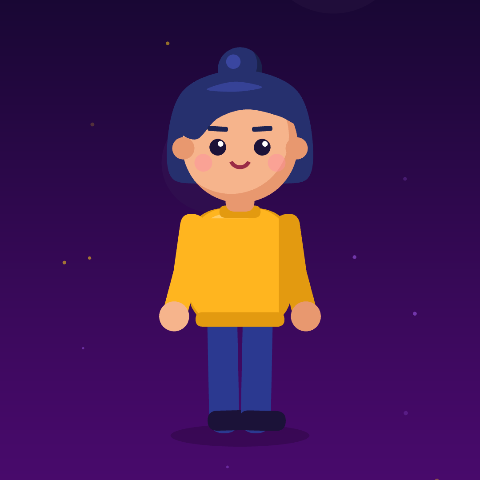
#> input picture templates/flat/thumb.png, 480 x 480 px
$ python thumbnail_qa.py ../../../templates/flat/thumb.png
#> lines starting #> are read from the running program, lines starting #| are printed output that depends on the picture; after the words box and inside, x2 and y2 are one past the last pixel; in counts of white or black regions, pixels touching at a corner belong together
#!/usr/bin/env python3
"""thumbnail_qa.py - QA gate for a 1280x720 thumbnail against the measured rules of the Low-Budget-Stories DNA
(references/05-packaging.md section 3) and the Humdrum Hours palette (brand/MARKA-RENK-PALETI.md).

Usage:  python thumbnail_qa.py thumb.png [--layout A|B|C] [--palette brand-palette.json] [--quiet]
Needs:  Python 3.9+, numpy, Pillow.   Exit code 1 = at least one FAIL (WARNs never fail).

Checks (pixel-measured on a 320x180 downsample, so a photo plate or a vector draft are treated the same):
  size          16:9, 1280x720 recommended
  mean_luma     0.38..0.65 (winners 0.46 mean); FAIL <0.30 or >0.78
  warm / cool   share of SATURATED pixels (HSV S>=0.25, V>=0.2): warm (hue <70 or >=330) and cool (160..280) each >=15%
  dark_mono     FAIL when mean luma <0.30 AND one cool hue >=59% of saturated pixels (4/8 losers, 0/16 winners)
  amber_share   pixels near the brand amber <=15% (WARN >15, FAIL >25)      [needs palette]
  coral_share   pixels near the brand coral <=10% (WARN >10, FAIL >18)      [needs palette]
  corner_clear  bottom-right 230x110 px (YouTube timestamp) is quiet: luma std <=0.04
  luma_gap      layout A only: |left40% - right40%| mean luma >=0.30
  palette_fit   info only: share of pixels within dE76<=14 of a palette colour
"""
import argparse
import json
import math
import os
import sys

import numpy as np
from PIL import Image

DEFAULT = {"Slate night": "#1E2733", "Overtime amber": "#F2A71B", "Chalk": "#F4F2ED", "Break-room blue": "#5F7F91",
           "Paper": "#D8D5CE", "Ink": "#15181E", "Blank gray": "#8E959C", "Alert coral": "#EE6249", "Okay mint": "#86D0A4",
           "Inner voice cyan": "#6FE3FF", "System violet": "#7B61FF", "Dusk mauve": "#8F6F9E"}


def load_palette(path):
    if path and os.path.isfile(path):
        d = json.load(open(path, encoding="utf-8"))["colors"]
        return {v["name"]: v["hex"] for v in d.values()}
    return DEFAULT


def hex_rgb(h):
    h = h.lstrip("#")
    return np.array([int(h[i:i + 2], 16) for i in (0, 2, 4)], dtype=np.float64)


def to_lab(rgb):  # rgb float 0..255, shape (...,3)
    c = rgb / 255.0
    c = np.where(c <= 0.04045, c / 12.92, ((c + 0.055) / 1.055) ** 2.4)
    M = np.array([[0.4124, 0.3576, 0.1805], [0.2126, 0.7152, 0.0722], [0.0193, 0.1192, 0.9505]])
    xyz = c @ M.T / np.array([0.95047, 1.0, 1.08883])
    f = np.where(xyz > 0.008856, np.cbrt(xyz), 7.787 * xyz + 16 / 116)
    return np.stack([116 * f[..., 1] - 16, 500 * (f[..., 0] - f[..., 1]), 200 * (f[..., 1] - f[..., 2])], -1)


def hsv(rgb):
    c = rgb / 255.0
    mx, mn = c.max(-1), c.min(-1)
    d = mx - mn
    h = np.zeros_like(mx)
    r, g, b = c[..., 0], c[..., 1], c[..., 2]
    m = d > 1e-9
    rm = m & (mx == r); gm = m & (mx == g) & ~rm; bm = m & ~rm & ~gm
    h[rm] = ((g - b)[rm] / d[rm]) % 6
    h[gm] = (b - r)[gm] / d[gm] + 2
    h[bm] = (r - g)[bm] / d[bm] + 4
    s = np.where(mx > 0, d / np.maximum(mx, 1e-9), 0)
    return h * 60.0, s, mx


def verdict(v, lo, hi, flo, fhi):
    if v < flo or v > fhi:
        return "FAIL"
    return "PASS" if lo <= v <= hi else "WARN"


def main():
    ap = argparse.ArgumentParser(description=__doc__, formatter_class=argparse.RawDescriptionHelpFormatter)
    ap.add_argument("image"); ap.add_argument("--layout", choices=["A", "B", "C"]); ap.add_argument("--palette")
    ap.add_argument("--quiet", action="store_true")
    a = ap.parse_args()
    im = Image.open(a.image).convert("RGB")
    W, H = im.size
#> W = 480; H = 480
    small = np.asarray(im.resize((320, 180), Image.LANCZOS), dtype=np.float64)
    luma = (0.299 * small[..., 0] + 0.587 * small[..., 1] + 0.114 * small[..., 2]) / 255.0
    hh, ss, vv = hsv(small)
#> in hsv, `m = d > 1e-9`: m: shape (180, 320) bool; every value is 1
#> in hsv, `rm = m & (mx == r)`:
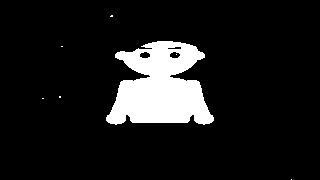
#> rm: shape (180, 320) bool; 10.5% white; 7 white regions (6 under 20 px), largest, box (x1, y1, x2, y2) and area: (106, 41, 214, 125) 6053
#> in hsv, `gm = m & (mx == g) & ~rm`: gm: shape (180, 320) bool; every value is 0
    sat = (ss >= 0.25) & (vv >= 0.2)
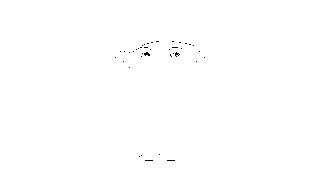
#> sat: shape (180, 320) bool; 99.8% white; black in thin lines or dots, all inside (x1, y1, x2, y2) = (115, 41, 205, 161)
    nsat = max(int(sat.sum()), 1)
#> nsat = 57502
    warm = sat & ((hh < 70) | (hh >= 330)); cool = sat & (hh >= 160) & (hh <= 280)
#> after `warm = sat & ((hh < 70) | (hh >= 330))`: warm: shape (180, 320) bool; 10.4% white; 5 white regions (4 under 20 px), largest, box (x1, y1, x2, y2) and area: (106, 41, 214, 124) 5976
#> after `cool = sat & (hh >= 160) & (hh <= 280)`: cool: shape (180, 320) bool; 89.2% white; 18 black regions (17 under 20 px), largest, box (x1, y1, x2, y2) and area: (106, 41, 214, 125) 6145
    pal = load_palette(a.palette)
    lab_img = to_lab(small)
#> in to_lab, `xyz = c @ M.T / np.array([0.95047, 1.0, 1.08883])`:
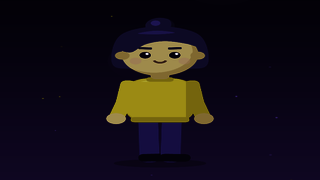
#> xyz: shape (180, 320, 3) float64; mean R, G, B 0.0887, 0.0661, 0.0902
#> in to_lab, `f = np.where(xyz > 0.008856, np.cbrt(xyz), 7.787 * xyz + 16 / 116)`:
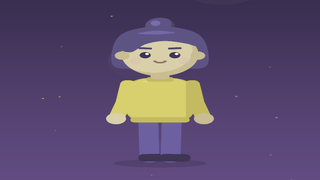
#> f: shape (180, 320, 3) float64; mean R, G, B 0.368, 0.306, 0.434
#> in to_lab, `return np.stack([116 * f[..., 1] - 16, 500 * (f[..., 0] - f[..., 1]), ..`:
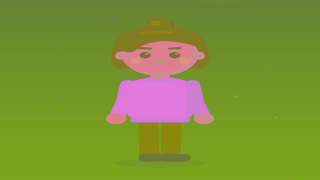
#> returned value: shape (180, 320, 3) float64; mean of channels 0, 1, 2 19.5, 31.2, -25.5; drawn with min black and max white
    near = lambda name, th=20: float((np.linalg.norm(lab_img - to_lab(hex_rgb(pal[name])), axis=-1) <= th).mean())
    pal_labs = np.stack([to_lab(hex_rgb(h)) for h in pal.values()])
    dmin = np.min(np.linalg.norm(lab_img[..., None, :] - pal_labs[None, None, :, :], axis=-1), axis=-1)
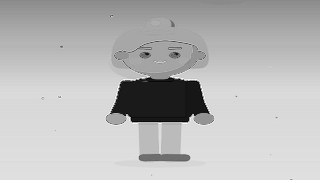
#> dmin: shape (180, 320) float64; min 1.02, max 50.81, mean 37.1; drawn with min black and max white

    rows = []
    aspect_ok = abs(W / H - 16 / 9) < 0.01
#> aspect_ok = False
    rows.append(("size", f"{W}x{H}", "1280x720 (16:9)", "PASS" if (W, H) == (1280, 720) else ("WARN" if aspect_ok else "FAIL")))
    ml = float(luma.mean())
#> ml = 0.182
    rows.append(("mean_luma", f"{ml:.2f}", "0.38..0.65", verdict(ml, 0.38, 0.65, 0.30, 0.78)))
    wp, cp = float(warm.sum()) / nsat * 100, float(cool.sum()) / nsat * 100
#> wp = 10.41; cp = 89.35
    rows.append(("warm_share_%", f"{wp:.0f}", ">=15", "PASS" if wp >= 15 else ("FAIL" if wp < 8 else "WARN")))
    rows.append(("cool_share_%", f"{cp:.0f}", ">=15", "PASS" if cp >= 15 else ("FAIL" if cp < 8 else "WARN")))
    # dominant cool hue share (dark monochrome neon check)
    cool_hue_share = cp
#> cool_hue_share = 89.35
    rows.append(("dark_mono", f"luma {ml:.2f}, cool {cool_hue_share:.0f}%", "not (<0.30 and >=59%)",
                 "FAIL" if (ml < 0.30 and cool_hue_share >= 59) else "PASS"))
    am, co = near("Overtime amber") * 100, near("Alert coral") * 100
#> am = 5.98; co = 0
    rows.append(("amber_share_%", f"{am:.1f}", "<=15", "PASS" if am <= 15 else ("FAIL" if am > 25 else "WARN")))
    rows.append(("coral_share_%", f"{co:.1f}", "<=10", "PASS" if co <= 10 else ("FAIL" if co > 18 else "WARN")))
    big = np.asarray(im, dtype=np.float64)
    y0, x0 = max(H - 110, 0), max(W - 230, 0)
#> y0 = 370; x0 = 250
    reg = big[y0:, x0:]
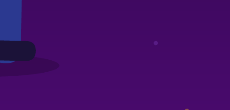
#> reg: shape (110, 230, 3) float64; mean R, G, B 65.7, 11.4, 102.3
    rstd = float(((0.299 * reg[..., 0] + 0.587 * reg[..., 1] + 0.114 * reg[..., 2]) / 255.0).std())
#> rstd = 0.0213
    rows.append(("corner_clear", f"luma std {rstd:.3f}", "<=0.040", "PASS" if rstd <= 0.04 else "WARN"))
    if a.layout == "A":
        gap = abs(float(luma[:, :72].mean()) - float(luma[:, -72:].mean()))
        rows.append(("luma_gap", f"{gap:.2f}", ">=0.30", "PASS" if gap >= 0.30 else "FAIL"))
    fit = float((dmin <= 14).mean()) * 100
#> fit = 5.95
    rows.append(("palette_fit_%", f"{fit:.0f}", "info", "INFO"))
    fails = [r for r in rows if r[3] == "FAIL"]
#> fails = [('size', '480x480', '1280x720 (16:9)', 'FAIL'), ('mean_luma', '0.18', '0.38..0.65', 'FAIL'), ('dark_mono', 'luma 0.18, cool 89%', 'not (<0.30 and >=59%)', 'FAIL')]
    if not a.quiet:
        print(f"== thumbnail QA  {os.path.basename(a.image)}  layout={a.layout or '-'}")
        for k, v, n, s in rows:
            print(f"  {s:5s} {k:15s} {v:28s} norm {n}")
#> this loop made 9 passes
#> (k, v, n, s) on passes 1 to 9: ('size', '480x480', '1280x720 (16:9)', 'FAIL'), ('mean_luma', '0.18', '0.38..0.65', 'FAIL'), ('warm_share_%', '10', '>=15', 'WARN'), ('cool_share_%', '89', '>=15', 'PASS'), ('dark_mono', 'luma 0.18, cool 89%', 'not (<0.30 and >=59%)', 'FAIL'), ('amber_share_%', '6.0', '<=15', 'PASS'), ('coral_share_%', '0.0', '<=10', 'PASS'), ('corner_clear', 'luma std 0.021', '<=0.040', 'PASS'), ('palette_fit_%', '6', 'info', 'INFO')
#|   FAIL  size            480x480                      norm 1280x720 (16:9)
#|   FAIL  mean_luma       0.18                         norm 0.38..0.65
#|   WARN  warm_share_%    10                           norm >=15
#|   PASS  cool_share_%    89                           norm >=15
#|   FAIL  dark_mono       luma 0.18, cool 89%          norm not (<0.30 and >=59%)
#|   PASS  amber_share_%   6.0                          norm <=15
#|   PASS  coral_share_%   0.0                          norm <=10
#|   PASS  corner_clear    luma std 0.021               norm <=0.040
#> (further printed lines are left out)
        print("RESULT:", "FAIL" if fails else "PASS (WARNs need a reason)")
#| RESULT: FAIL
#> (the run stopped early here; a loop or call above may not have finished)
